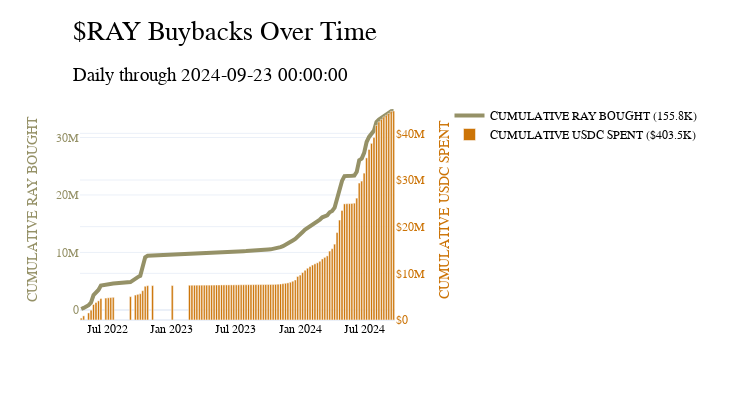

Notebook code cell kept with this figure:
### Code cell
cm = ChartMaker(shuffle_colors=True)
cm.build(
    df = test_df1,
    axes_data=dict(y1=['cumulative_ray_bought'],
                    y2=['cumulative_usdc_spent']),
    title='$RAY Buybacks Over Time',
    chart_type={'y1':'line','y2':'bar'},
    options = {'margin':dict(t=100),'annotations':True,
                'tickprefix':{'y2':'$'},'auto_title':True,
                'show_legend':True,'legend_placement':{'x':1.1,'y':1}},
)
cm.add_title(
    title='$RAY Buybacks Over Time',
    subtitle=f'Daily through {test_df1.index.max()}',
    x=0.1,
    y=0.9
)
cm.add_annotations()
cm.show_fig()
cm.save_fig(save_directory='img')
